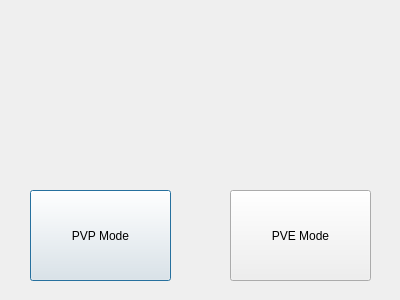
<?xml version="1.0" encoding="UTF-8"?>
<ui version="4.0">
 <class>StartGame</class>
 <widget class="QDialog" name="StartGame">
  <property name="geometry">
   <rect>
    <x>0</x>
    <y>0</y>
    <width>400</width>
    <height>300</height>
   </rect>
  </property>
  <property name="windowTitle">
   <string>Dialog</string>
  </property>
  <widget class="QPushButton" name="btn_PVP">
   <property name="geometry">
    <rect>
     <x>30</x>
     <y>190</y>
     <width>141</width>
     <height>91</height>
    </rect>
   </property>
   <property name="text">
    <string>PVP Mode</string>
   </property>
  </widget>
  <widget class="QPushButton" name="btn_PVE">
   <property name="geometry">
    <rect>
     <x>230</x>
     <y>190</y>
     <width>141</width>
     <height>91</height>
    </rect>
   </property>
   <property name="text">
    <string>PVE Mode</string>
   </property>
  </widget>
 </widget>
 <resources/>
 <connections/>
</ui>
